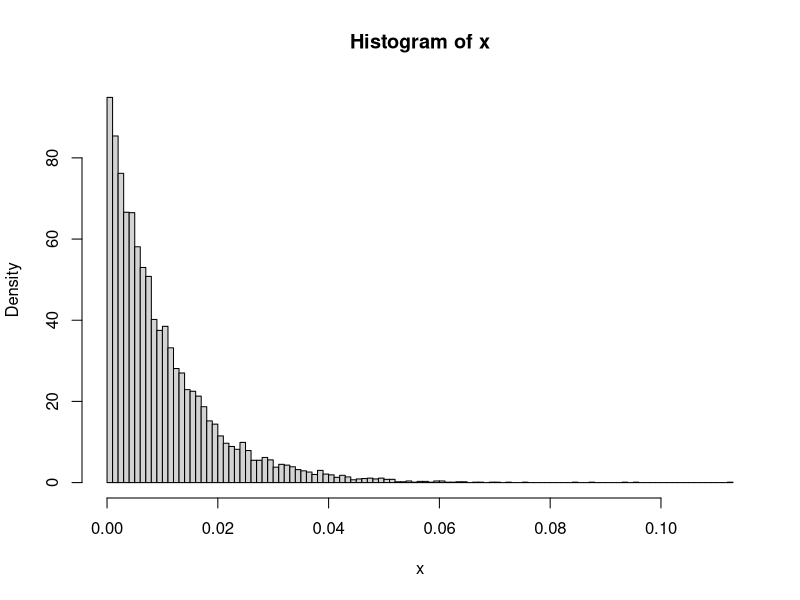
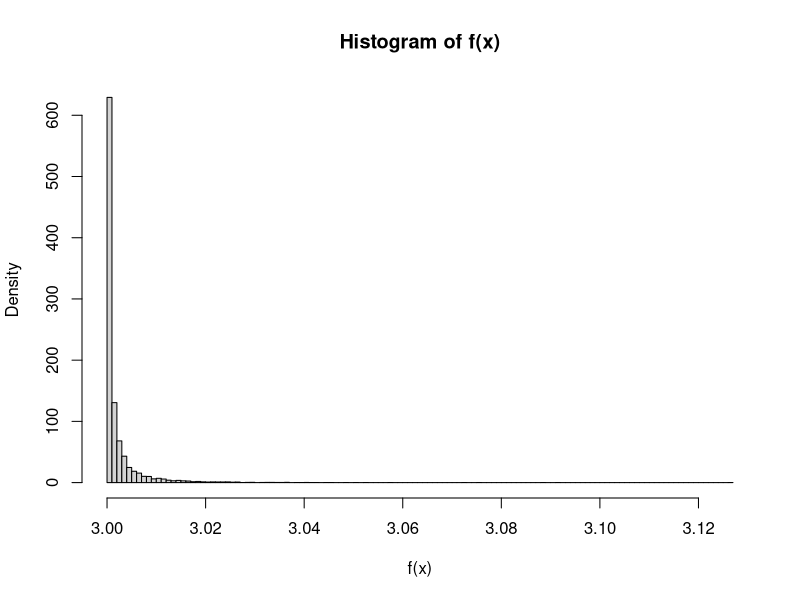
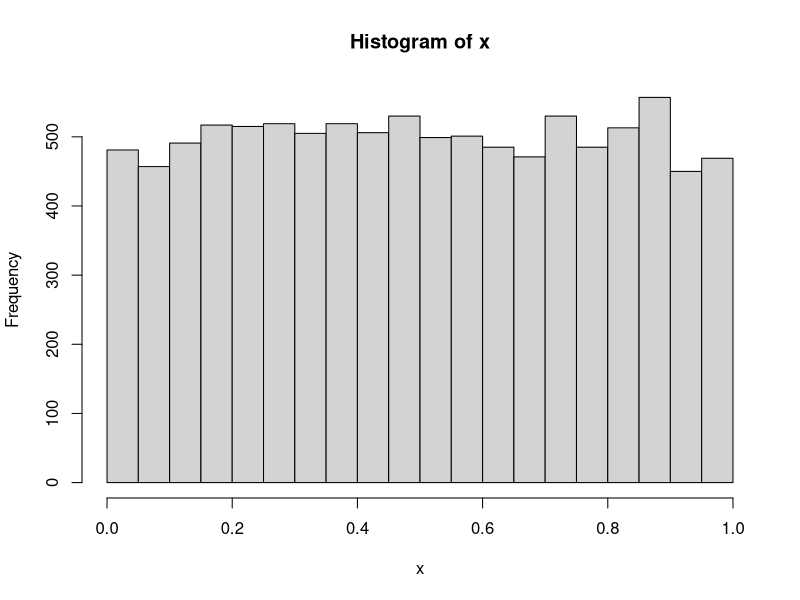
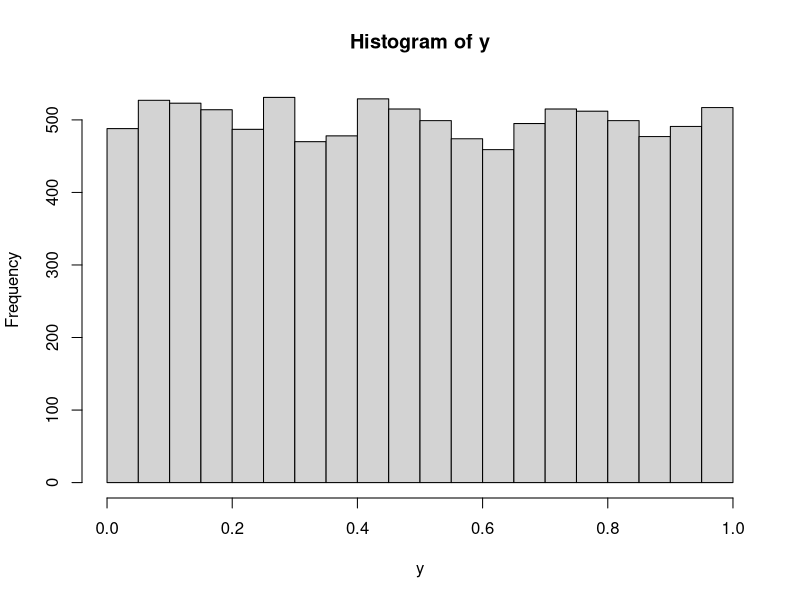
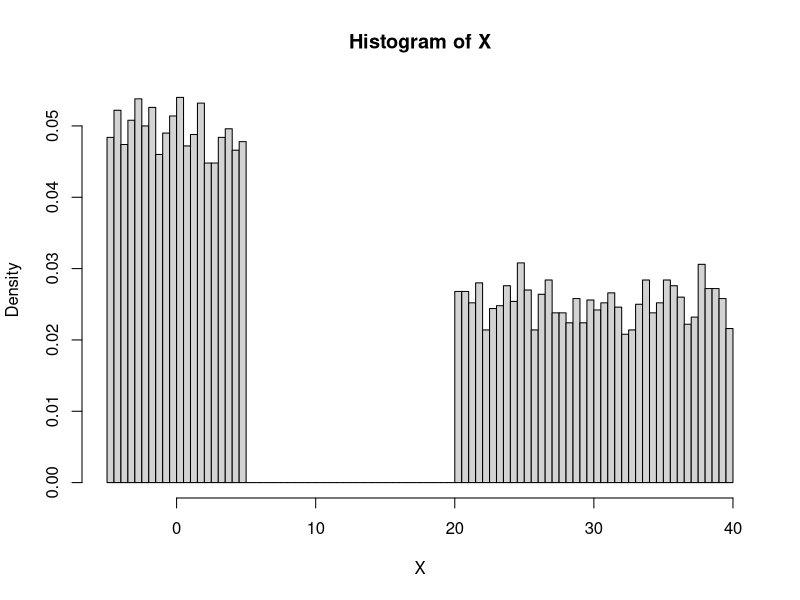
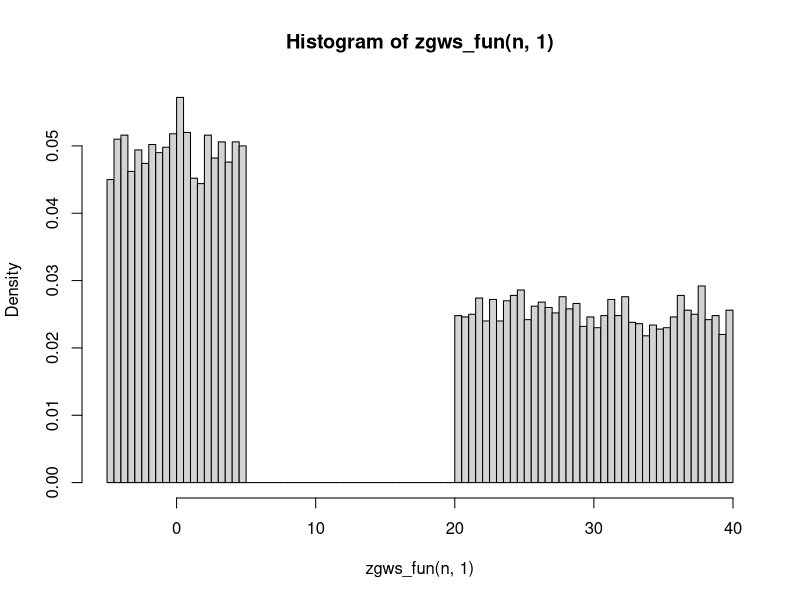
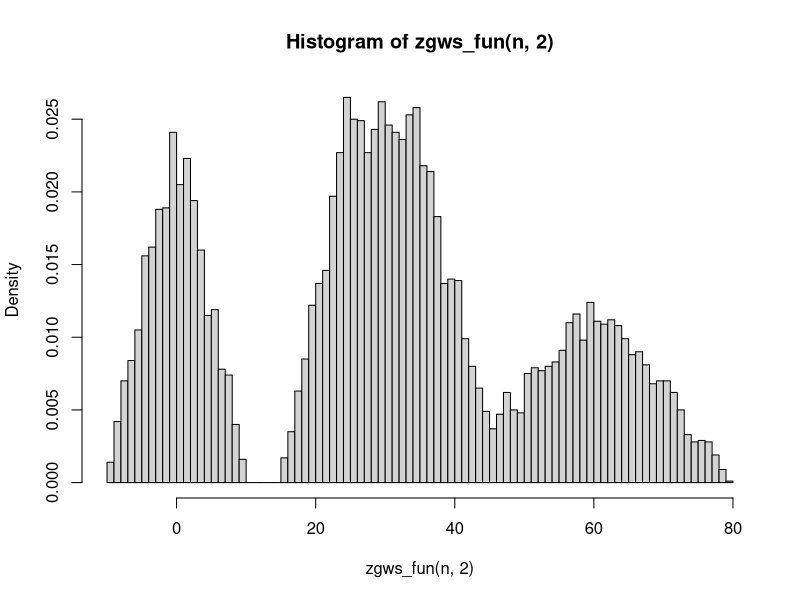
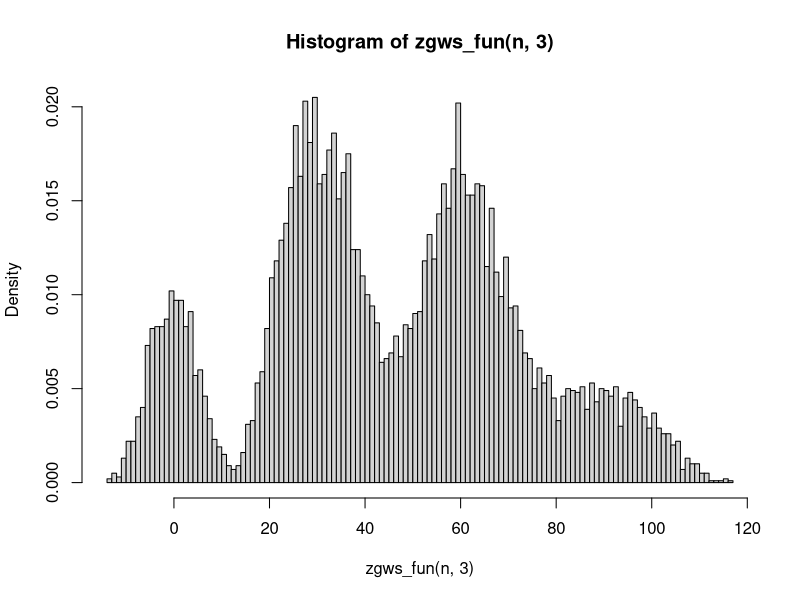

Reproduce these figures in R, in order.
## ---- chunk 1
n <- 10^4
lambda <- 100
x <- rexp(n, lambda)
hist(x,breaks=100,probability=TRUE)
## ---- chunk 2
f <- function(x){
  10*x^2+3
}
print(paste("Es gelten E(f(X))=", mean(f(x)), "und Var(f(X)) =", var(f(x))))
## ---- chunk 3
result <- 20*lambda^(-2)+3
print(paste("E(f(X)) =", result))
## ---- chunk 4
hist(f(x), breaks=100, probability=TRUE)
## ---- chunk 5
n <- 10^4
d <- 1
m_1 <- 0.5
m_2 <- 0.5
x <- runif(n, min=-d/2+m_1,max=m_1+d/2) # x-koordinaten der Aufprallpunkte
hist(x)
## ---- chunk 6
y <- runif(n, min=-d/2+m_2, max=m_2+d/2)
hist(y)
## ---- chunk 7
radius_sq <- function(x,y,m_1,m_2){
  (x-m_1)^2 + (y-m_2)^2
}
## ---- chunk 8
ratio <- mean( radius_sq(x,y,m_1,m_2) <= (d/2)^2)
ratio
## ---- chunk 9
ratio*4
## ---- chunk 10
approx_pi <- function(n,m_1,m_2,d){
  x <- runif(n, min=-d/2+m_1, max=m_1+d/2)
  y <- runif(n, min=-d/2+m_2, max=m_2+d/2)
  mean( radius_sq(x,y,m_1,m_2) <= (d/2)^2)*4
}

tolerance <- 10^(-4)
error <- 1
n <- 0
my_pi <- NA
while( error > tolerance ){
  n <- n + 1000
  my_pi <- approx_pi(n,1/2,1/2,1)
  error <- abs(pi - my_pi )
}
print(paste("Nach", n , "gefallenen Kugeln, liegt der Fehler für pi mit", error, "innerhalb des Toleranzbereiches. Unser Algorithmus schätzt pi hier mit", my_pi)) 
## ---- chunk 11
n <- 10^4
p <- 0.5
B <- rbinom(n,1,p)
Y <- runif(n, -5, 5)
Z <- runif(n, 20, 40)
X <- B*Y+(1-B)*Z
hist(X, breaks=100, probability=TRUE)
## ---- chunk 12

zgws_fun <- function(realisations, summands){
  k <- 1
  limit_variable <- c(1:realisations)*0
  while(k <= realisations){
    B <- rbinom(summands,1,p)
    # Y <- rnorm(n, -5, 1)
    # Z <- rnorm(n, +5, 3)
    Y <- runif(summands, -5, 5)
    Z <- runif(summands, 20, 40)
    X <- B*Y+(1-B)*Z
    limit_variable[k] <- sum(X)
    k <- k+1
  }
  limit_variable

  
}
hist(zgws_fun(n, 1), breaks=100, probability=TRUE)
## ---- chunk 13
hist(zgws_fun(n, 2), breaks=100, probability=TRUE)
## ---- chunk 14
hist(zgws_fun(n, 3), breaks=100, probability=TRUE)
## ---- chunk 15
hist(zgws_fun(n, 4), breaks=100, probability=TRUE)
## ---- chunk 16
hist(zgws_fun(n, 5), breaks=100, probability=TRUE)
## ---- chunk 17
hist(zgws_fun(n, 10), breaks=100, probability=TRUE)
## ---- chunk 18
hist(zgws_fun(n, 100), breaks=100, probability=TRUE)

